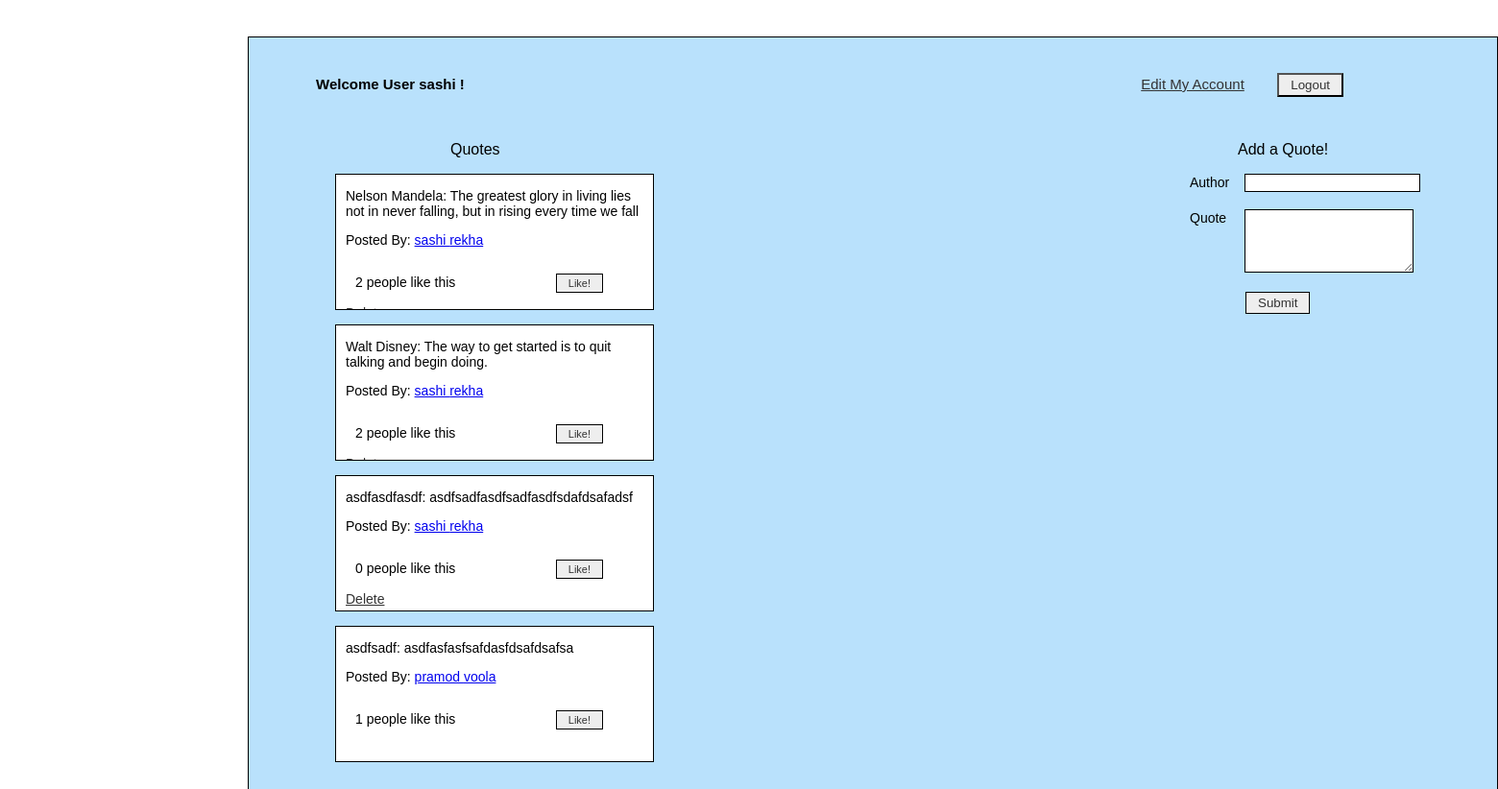
Screenshot of /quotes (signed in) with the database file from the repository.
### userquote/models.py (models this page shows)
class User(models.Model):
    first_name = models.CharField(max_length=50)
    last_name = models.CharField(max_length=50)
    email = models.CharField(max_length=50)
    password = models.CharField(max_length=50)
    created_at = models.DateTimeField(auto_now_add=True)
    updated_at = models.DateTimeField(auto_now=True)
    objects = UserManager()

class Wall_Quote(models.Model):
    message = models.CharField(max_length=255)
    author = models.CharField(max_length=255)
    poster = models.ForeignKey(User,related_name='usermessages', on_delete=models.CASCADE)
    created_at = models.DateTimeField(auto_now_add=True)
    updated_at = models.DateTimeField(auto_now=True)
    user_likes = models.ManyToManyField(User, related_name='liked_posts')
    objects = QuoteManager()

### userquote/views.py (the view)
# urls.py: path('quotes', views.quotes),
def quotes(request):
    if 'user' not in request.session:
        return redirect('/')
    context = {'author_quotes': Wall_Quote.objects.all()
               }
    return render(request, 'quotes.html', context)

### userquote/templates/quotes.html (shortened to what this page needs)
<!DOCTYPE html>
<html lang="en">
<head>
  {% load static %}
  <link rel="stylesheet" href="{% static 'css/quotestyle.css' %}">
</head>
<body>
  <div class="container">
    <h5> Welcome User {{request.session.user}} !</h5>
    <a id="accountedit" href="/my_profile/{{request.session.id}}"> Edit My Account</a>
    <form action="/logout" method='POST'>
      <input id="button1" type="submit" name="logout" value="Logout">
    </form>
    <div class='forms'>
      <p style="margin-left: 200px;"> Quotes </p>
      {% for post in author_quotes %}
      <div class='one_post'>
        <p id="quotearea1" name="message" >{{post.author}}: {{post.message}}</p>
        <p id='poster'>Posted By: <a href="/user_profile/{{post.poster_id}}">{{post.poster.first_name}} {{post.poster.last_name}}</a></p>
        <p id="likes">{{post.user_likes.count}} people like this </p>
        <a id ="userlikes" href="/like/{{post.id}}"></post> Like! </a>
        {% if request.session.id is post.poster.id %}
        <a id="deletequote" style="font-size:14px" href="/delete/{{post.id}}"> Delete </a>
        {% endif %}
      </div>
      {% endfor %}
    </div>
    <div class="forms">
      <form action="/process_quote" method='POST'>
      <p id="addquote"> Add a Quote! </p>
      <label> Author </label>
      <input type="text" name="authorname"><br><br>
      <label> Quote </label>
      <textarea id="quotearea2" name="userquote" rows="8" cols="80"></textarea>
      <input id="button2" type="submit" value="Submit">
      </form>
    </div>
  </div>
</body>
</html>

### userquote/static/css/quotestyle.css (style rules this page uses)
.container { display:inline-block; overflow-y: scroll; background-color: #b9e1fc; border: 1px solid black; margin-top: 30px; margin-left: 250px; height: 800px; width: 1300px; font-family: Arial, Helvetica, sans-serif; }
h5 { display: inline-block; font-size: 15px; margin-left: 70px; margin-top: 20px; }
.forms { display: block; float: left; width: 600px; padding: 10px; }
form { display: inline-block; }
#accountedit { margin-left: 700px; font-size: 15px; color: #333333; }
form #button1 { display: inline-block; margin-left: 30px; text-decoration: none; background-color: #EEEEEE; color: #333333; padding: 3px 12px; text-align: center; }
.forms form label { display: inline-block; font-size: 14px; margin-left: 350px; }
.forms form input { margin-left: 11px; border: 1px solid black; }
#button2 { margin-top: 20px; margin-left: 408px; text-decoration: none; background-color: #EEEEEE; color: #333333; padding: 3px 12px; text-align: center; }
#addquote { margin-left: 400px; }
.one_post { overflow-y:scroll; margin-left: 80px; margin-top: 15px; border: 1px solid black; width: 330px; height: 140px; background-color: white; word-wrap: normal; white-space:normal; }
#quotearea2 { margin-left: 14px; border: 1px solid black; text-align: left; vertical-align: top; width: 170px; height: 60px; }
#poster { margin-left: 10px; font-size: 14px; }
#likes { display: inline-block; margin-left: 20px; font-size: 14px; }
#userlikes { border: 1px solid black; margin-left: 100px; font-size: 11px; display: inline-block; text-decoration: none; background-color: #EEEEEE; color: #333333; padding: 3px 12px; text-align: center; }
#deletequote { margin-top: 2px; margin-left: 10px; font-size: 11px; display: block; color: #333333; }
#quotearea1 { font-size: 14px; text-align: left; margin-left: 10px; }

### rows the page displays
User: session.user "sashi"
Wall_Quote: author "Nelson Mandela", message "The greatest glory in living lies not in never falling, but in rising every time we fall", poster.first_name "sashi", poster.last_name "rekha", user_likes.count "2"
Wall_Quote: author "Walt Disney", message "The way to get started is to quit talking and begin doing.", poster.first_name "sashi", poster.last_name "rekha", user_likes.count "2"
Wall_Quote: author "asdfasdfasdf", message "asdfsadfasdfsadfasdfsdafdsafadsf", poster.first_name "sashi", poster.last_name "rekha", user_likes.count "0"
Wall_Quote: author "asdfsadf", message "asdfasfasfsafdasfdsafdsafsa", poster.first_name "pramod", poster.last_name "voola", user_likes.count "1"
